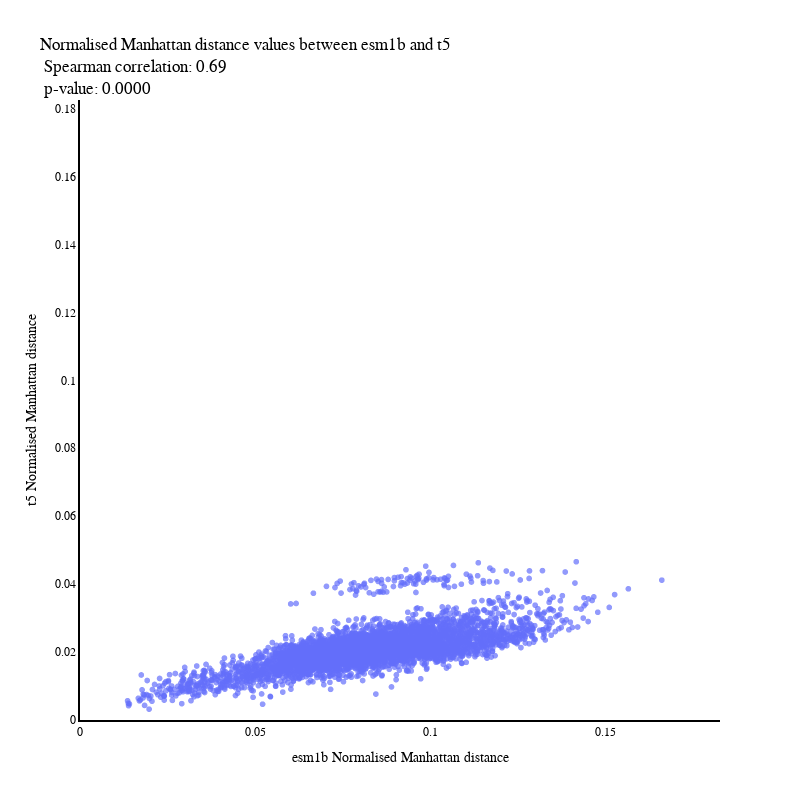

Notebook code for this chart:
### Markdown cell above
### Similarities between ESM1b, ESM1v and ESM2 embeddings

### Code cell
emb_handler.plot_emb_dis_scatter(
    emb_space_name_1='esm1b', 
    emb_space_name_2='t5', 
    distance_metric = 'cityblock_normalised',
)

### Figure 1 — Plotly figure (JSON) as saved in the notebook; plotly's stock layout.template omitted (floating-point values rounded to 4 significant figures; data arrays with more than 128 entries replaced by an {"elided": "..."} marker saying what was removed)
{"data": [{"customdata": {"elided": "5151x1 str values"}, "hovertemplate": "<b>%{hovertext}</b><br><br>esm1b Normalised Manhattan distance=%{x}<br>t5 Normalised Manhattan distance=%{y}<br>Sample pair=%{customdata[0]}<extra></extra>", "hovertext": {"elided": "5151 str values"}, "legendgroup": "", "marker": {"color": "#636efa", "opacity": 0.7, "symbol": "circle"}, "mode": "markers", "name": "", "showlegend": false, "type": "scattergl", "x": {"elided": "5151 float values"}, "xaxis": "x", "y": {"elided": "5151 float values"}, "yaxis": "y"}], "layout": {"font": {"color": "black", "family": "Arial", "size": 12}, "height": 800, "legend": {"tracegroupgap": 0}, "title": {"text": "Normalised Manhattan distance values between esm1b and t5 <br> Spearman correlation: 0.69 <br> p-value: 0.0000"}, "width": 800, "xaxis": {"anchor": "y", "domain": [0, 1], "linecolor": "black", "linewidth": 2, "range": [0, 0.1825], "showgrid": false, "showline": true, "title": {"text": "esm1b Normalised Manhattan distance"}}, "yaxis": {"anchor": "x", "domain": [0, 1], "linecolor": "black", "linewidth": 2, "range": [0, 0.1825], "showgrid": false, "showline": true, "title": {"text": "t5 Normalised Manhattan distance"}}}}
